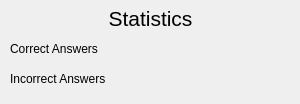
<?xml version="1.0" encoding="UTF-8"?>
<ui version="4.0">
 <class>Statistics</class>
 <widget class="QWidget" name="Statistics">
  <property name="geometry">
   <rect>
    <x>0</x>
    <y>0</y>
    <width>300</width>
    <height>104</height>
   </rect>
  </property>
  <property name="windowTitle">
   <string>Form</string>
  </property>
  <widget class="QLabel" name="lblStatisticTitle">
   <property name="geometry">
    <rect>
     <x>10</x>
     <y>10</y>
     <width>281</width>
     <height>17</height>
    </rect>
   </property>
   <property name="font">
    <font>
     <pointsize>16</pointsize>
    </font>
   </property>
   <property name="text">
    <string>Statistics</string>
   </property>
   <property name="alignment">
    <set>Qt::AlignCenter</set>
   </property>
  </widget>
  <widget class="QLabel" name="lblCorrect">
   <property name="geometry">
    <rect>
     <x>10</x>
     <y>40</y>
     <width>111</width>
     <height>17</height>
    </rect>
   </property>
   <property name="text">
    <string>Correct Answers</string>
   </property>
  </widget>
  <widget class="QLabel" name="lblIncorrect">
   <property name="geometry">
    <rect>
     <x>10</x>
     <y>70</y>
     <width>131</width>
     <height>17</height>
    </rect>
   </property>
   <property name="text">
    <string>Incorrect Answers</string>
   </property>
  </widget>
  <widget class="QLabel" name="lblCorrectCount">
   <property name="geometry">
    <rect>
     <x>146</x>
     <y>41</y>
     <width>141</width>
     <height>20</height>
    </rect>
   </property>
   <property name="text">
    <string/>
   </property>
  </widget>
  <widget class="QLabel" name="lblIncorrectCount">
   <property name="geometry">
    <rect>
     <x>140</x>
     <y>71</y>
     <width>151</width>
     <height>20</height>
    </rect>
   </property>
   <property name="text">
    <string/>
   </property>
  </widget>
 </widget>
 <resources/>
 <connections/>
</ui>
